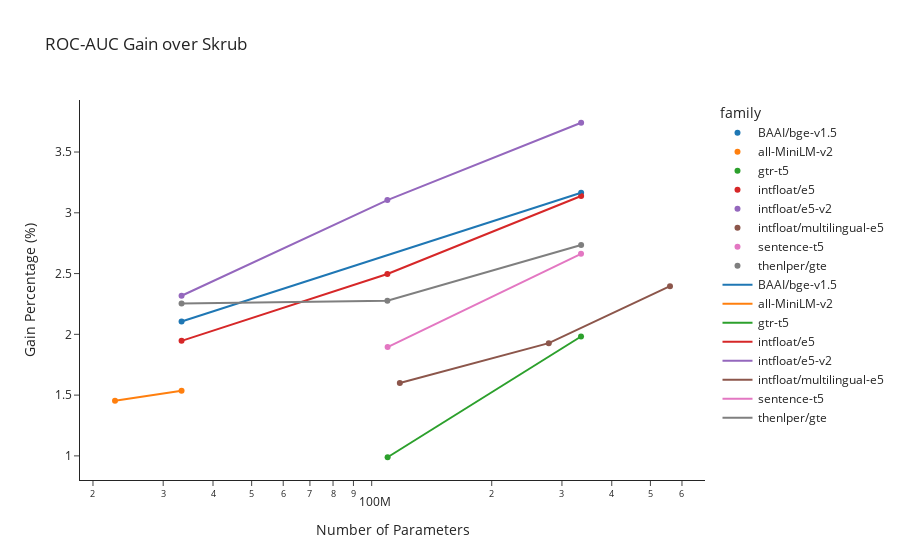

Notebook code for this chart:
### Code cell
import plotly.express as px
import plotly.graph_objects as go

# Create scatter plot
fig = px.scatter(
    merged_dataframe,
    x = "Number of Parameters",
    y = "gain_percent",
    color="family",
    log_x = True,
        title="ROC-AUC Gain over Skrub",
    labels={
        #"ngrams_div_by_nrows": "Number of Unique N-grams Divided by N-Rows (log scale)",
        "gain_percent": "Gain Percentage (%)",
    },
    template="simple_white"
)

# Extract color sequence used by Plotly Express
color_discrete_map = {}
for trace in fig.data:
    color_discrete_map[trace.name] = trace.marker.color

# Create lines with the same color sequence
for prefix, group in merged_dataframe.groupby('family'):
    # sort the group based on "Number of Parameters"
    group_sorted = group.sort_values("Number of Parameters")
    fig.add_trace(
        go.Scatter(
            x=group_sorted["Number of Parameters"], 
            y=group_sorted["gain_percent"],
            mode='lines',
            line=dict(color=color_discrete_map[prefix]),
            name=prefix,
            hoverinfo='skip',
        )
    )

fig.show()

### Figure 1 — Plotly figure (JSON) as saved in the notebook; plotly's stock layout.template omitted (floating-point values rounded to 4 significant figures)
{"data": [{"hovertemplate": "family=BAAI/bge-v1.5<br>Number of Parameters=%{x}<br>Gain Percentage (%)=%{y}<extra></extra>", "legendgroup": "BAAI/bge-v1.5", "marker": {"color": "#1F77B4", "symbol": "circle"}, "mode": "markers", "name": "BAAI/bge-v1.5", "orientation": "v", "showlegend": true, "type": "scatter", "x": [335141888, 33360000], "xaxis": "x", "y": [3.165, 2.106], "yaxis": "y"}, {"hovertemplate": "family=all-MiniLM-v2<br>Number of Parameters=%{x}<br>Gain Percentage (%)=%{y}<extra></extra>", "legendgroup": "all-MiniLM-v2", "marker": {"color": "#FF7F0E", "symbol": "circle"}, "mode": "markers", "name": "all-MiniLM-v2", "orientation": "v", "showlegend": true, "type": "scatter", "x": [33360000, 22713216], "xaxis": "x", "y": [1.536, 1.454], "yaxis": "y"}, {"hovertemplate": "family=gtr-t5<br>Number of Parameters=%{x}<br>Gain Percentage (%)=%{y}<extra></extra>", "legendgroup": "gtr-t5", "marker": {"color": "#2CA02C", "symbol": "circle"}, "mode": "markers", "name": "gtr-t5", "orientation": "v", "showlegend": true, "type": "scatter", "x": [109628544, 334939648], "xaxis": "x", "y": [0.9887, 1.982], "yaxis": "y"}, {"hovertemplate": "family=intfloat/e5<br>Number of Parameters=%{x}<br>Gain Percentage (%)=%{y}<extra></extra>", "legendgroup": "intfloat/e5", "marker": {"color": "#D62728", "symbol": "circle"}, "mode": "markers", "name": "intfloat/e5", "orientation": "v", "showlegend": true, "type": "scatter", "x": [109482240, 335141888, 33360000], "xaxis": "x", "y": [2.496, 3.138, 1.947], "yaxis": "y"}, {"hovertemplate": "family=intfloat/e5-v2<br>Number of Parameters=%{x}<br>Gain Percentage (%)=%{y}<extra></extra>", "legendgroup": "intfloat/e5-v2", "marker": {"color": "#9467BD", "symbol": "circle"}, "mode": "markers", "name": "intfloat/e5-v2", "orientation": "v", "showlegend": true, "type": "scatter", "x": [109482240, 335141888, 33360000], "xaxis": "x", "y": [3.104, 3.741, 2.317], "yaxis": "y"}, {"hovertemplate": "family=intfloat/multilingual-e5<br>Number of Parameters=%{x}<br>Gain Percentage (%)=%{y}<extra></extra>", "legendgroup": "intfloat/multilingual-e5", "marker": {"color": "#8C564B", "symbol": "circle"}, "mode": "markers", "name": "intfloat/multilingual-e5", "orientation": "v", "showlegend": true, "type": "scatter", "x": [278043648, 559890432, 117653760], "xaxis": "x", "y": [1.927, 2.397, 1.6], "yaxis": "y"}, {"hovertemplate": "family=sentence-t5<br>Number of Parameters=%{x}<br>Gain Percentage (%)=%{y}<extra></extra>", "legendgroup": "sentence-t5", "marker": {"color": "#E377C2", "symbol": "circle"}, "mode": "markers", "name": "sentence-t5", "orientation": "v", "showlegend": true, "type": "scatter", "x": [109628544, 334939648], "xaxis": "x", "y": [1.895, 2.662], "yaxis": "y"}, {"hovertemplate": "family=thenlper/gte<br>Number of Parameters=%{x}<br>Gain Percentage (%)=%{y}<extra></extra>", "legendgroup": "thenlper/gte", "marker": {"color": "#7F7F7F", "symbol": "circle"}, "mode": "markers", "name": "thenlper/gte", "orientation": "v", "showlegend": true, "type": "scatter", "x": [109482240, 335141888, 33360000], "xaxis": "x", "y": [2.277, 2.736, 2.254], "yaxis": "y"}, {"hoverinfo": "skip", "line": {"color": "#1F77B4"}, "mode": "lines", "name": "BAAI/bge-v1.5", "type": "scatter", "x": [33360000, 335141888], "y": [2.106, 3.165]}, {"hoverinfo": "skip", "line": {"color": "#FF7F0E"}, "mode": "lines", "name": "all-MiniLM-v2", "type": "scatter", "x": [22713216, 33360000], "y": [1.454, 1.536]}, {"hoverinfo": "skip", "line": {"color": "#2CA02C"}, "mode": "lines", "name": "gtr-t5", "type": "scatter", "x": [109628544, 334939648], "y": [0.9887, 1.982]}, {"hoverinfo": "skip", "line": {"color": "#D62728"}, "mode": "lines", "name": "intfloat/e5", "type": "scatter", "x": [33360000, 109482240, 335141888], "y": [1.947, 2.496, 3.138]}, {"hoverinfo": "skip", "line": {"color": "#9467BD"}, "mode": "lines", "name": "intfloat/e5-v2", "type": "scatter", "x": [33360000, 109482240, 335141888], "y": [2.317, 3.104, 3.741]}, {"hoverinfo": "skip", "line": {"color": "#8C564B"}, "mode": "lines", "name": "intfloat/multilingual-e5", "type": "scatter", "x": [117653760, 278043648, 559890432], "y": [1.6, 1.927, 2.397]}, {"hoverinfo": "skip", "line": {"color": "#E377C2"}, "mode": "lines", "name": "sentence-t5", "type": "scatter", "x": [109628544, 334939648], "y": [1.895, 2.662]}, {"hoverinfo": "skip", "line": {"color": "#7F7F7F"}, "mode": "lines", "name": "thenlper/gte", "type": "scatter", "x": [33360000, 109482240, 335141888], "y": [2.254, 2.277, 2.736]}], "layout": {"legend": {"title": {"text": "family"}, "tracegroupgap": 0}, "title": {"text": "ROC-AUC Gain over Skrub"}, "xaxis": {"anchor": "y", "domain": [0, 1], "title": {"text": "Number of Parameters"}, "type": "log"}, "yaxis": {"anchor": "x", "domain": [0, 1], "title": {"text": "Gain Percentage (%)"}}}}
